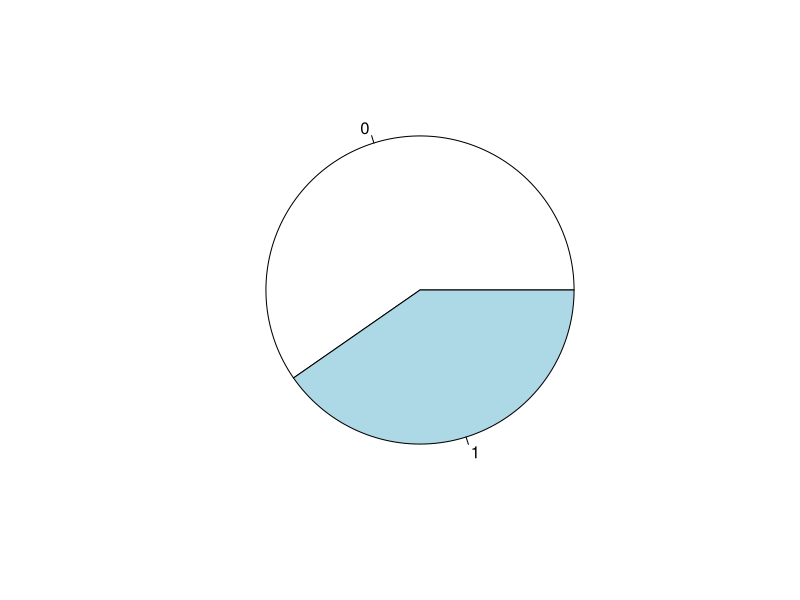
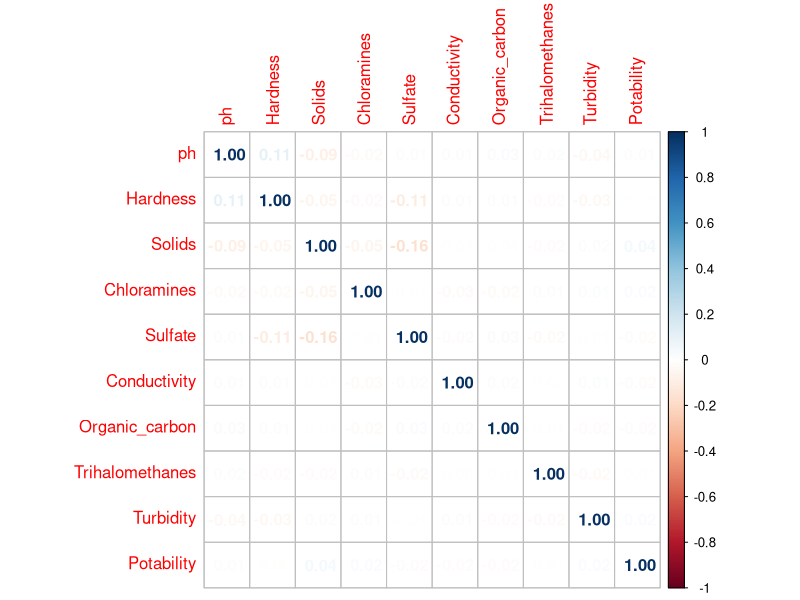
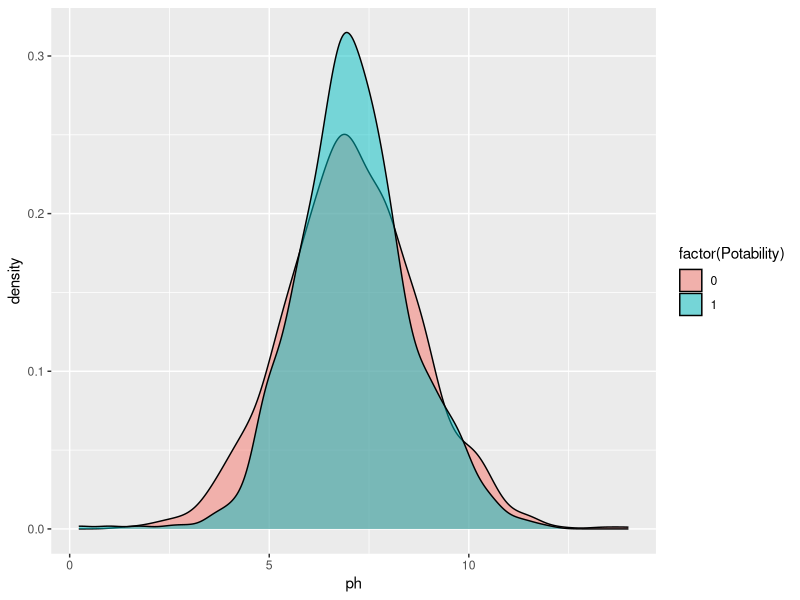
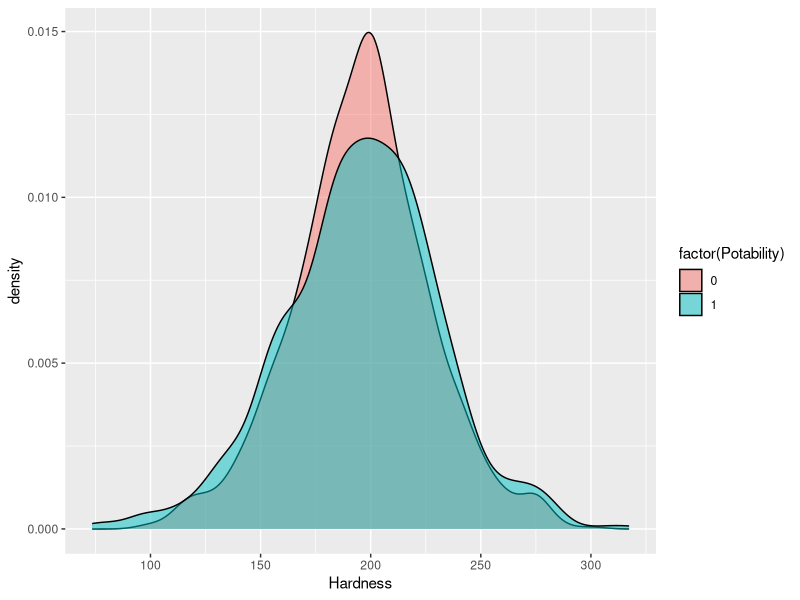
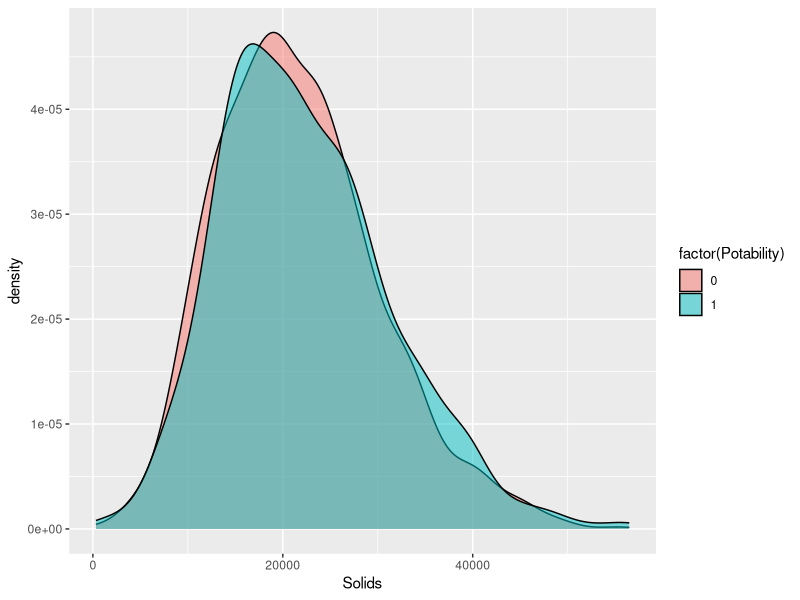
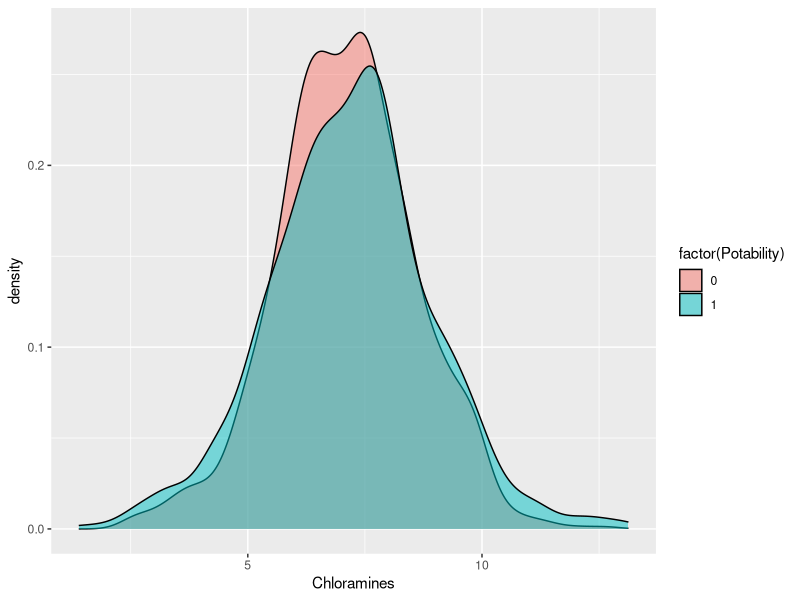
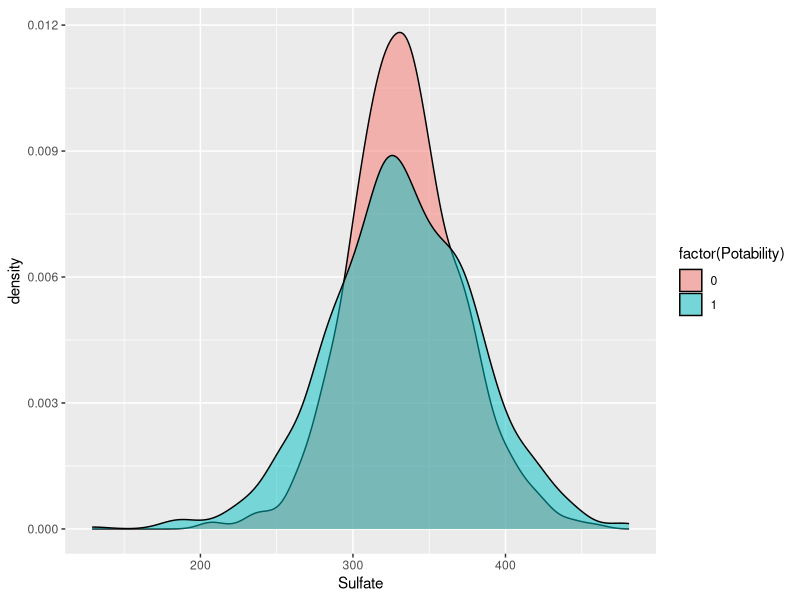
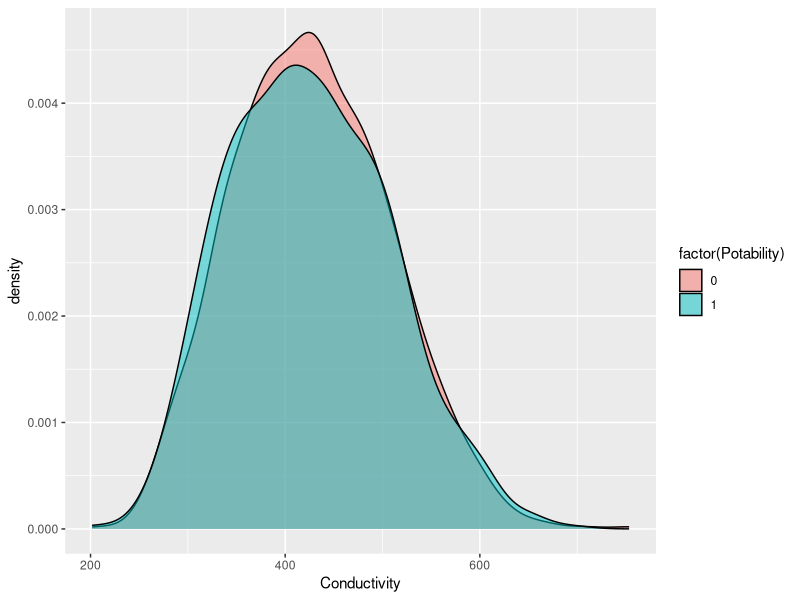

Reproduce these figures in R, in order.
## ---- chunk 1
knitr::opts_chunk$set(echo = TRUE)
## ---- chunk 2
datos_agua <-read.csv("water_potability.csv")
names(datos_agua)
summary(datos_agua)
## ---- chunk 3
#Grafico de potabilidad y ver la relación entre las variables
pie(table(datos_agua$Potability))
## ---- chunk 4
library(corrplot)
Mcor <- cor(datos_agua)
corrplot(Mcor, method = c("number"))
Mcor
## ---- chunk 5
#Hacemos el árbol de decisión
library(rpart)
decision_tree <- rpart(Potability ~ ph +Hardness + Solids + Chloramines + Sulfate + Conductivity + Organic_carbon + Trihalomethanes + Turbidity, data = datos_agua, method = "class")

#Guardamos el árbol en una imagen
png("arbol_decision_potability.png", width = 800, height = 600)
plot(decision_tree)
text(decision_tree)
dev.off()
## ---- chunk 6
#Dividimos los datos en set de entrenamiento y set de testeo
indice <- sample(nrow(datos_agua), 0.75*nrow(datos_agua))
datos_entreno <- datos_agua[indice, ]
datos_test <- datos_agua[-indice, ]
## ---- chunk 7
#Hacemos el árbol de decisión con los datos de entreno
modelo_entreno <- rpart(Potability ~ ph +Hardness + Solids + Chloramines + Sulfate + Conductivity + Organic_carbon + Trihalomethanes + Turbidity, data = datos_entreno, method = "class")
#Realizamos las predicciones con el modelo de entreno y los datos de prueba/test
predicciones <- predict(modelo_entreno, newdata = datos_test, type = "class")
library(caret)
referencia <- factor(datos_test$Potability)
#Comprobamos que tengan el mismo número de variables
length(referencia)
length(predicciones)
#Realizamos la confusionMatrix
confusionMatrix(data = predicciones, reference = referencia)
## ---- chunk 8
tabla <- table(datos_agua$Potability)
cero <- (tabla[1]/sum(tabla))*100
uno <- (tabla[2]/sum(tabla))*100
tabla[1] <- cero
tabla[2] <- uno
tabla
## ---- chunk 9
library("ggplot2")
ggplot(datos_agua, aes(x=ph)) + geom_density(aes(fill=factor(Potability)), alpha=0.5)
## ---- chunk 10
ggplot(datos_agua, aes(x=Hardness)) + geom_density(aes(fill=factor(Potability)), alpha=0.5)
## ---- chunk 11
ggplot(datos_agua, aes(x=Solids)) + geom_density(aes(fill=factor(Potability)), alpha=0.5)
## ---- chunk 12
ggplot(datos_agua, aes(x=Chloramines)) + geom_density(aes(fill=factor(Potability)), alpha=0.5)
## ---- chunk 13
ggplot(datos_agua, aes(x=Sulfate)) + geom_density(aes(fill=factor(Potability)), alpha=0.5)
## ---- chunk 14
ggplot(datos_agua, aes(x=Conductivity)) + geom_density(aes(fill=factor(Potability)), alpha=0.5)
## ---- chunk 15
ggplot(datos_agua, aes(x=Organic_carbon)) + geom_density(aes(fill=factor(Potability)), alpha=0.5)
## ---- chunk 16
ggplot(datos_agua, aes(x=Trihalomethanes)) + geom_density(aes(fill=factor(Potability)), alpha=0.5)
## ---- chunk 17
ggplot(datos_agua, aes(x=Turbidity)) + geom_density(aes(fill=factor(Potability)), alpha=0.5)
## ---- chunk 18
names(modelo_entreno)
## ---- chunk 19
indice80 <- sample(nrow(datos_agua), 0.8*nrow(datos_agua))
datos_entreno80 <- datos_agua[indice80, ]
datos_test80 <- datos_agua[-indice80, ]
## ---- chunk 20

#Hacemos el árbol de decisión con los datos de entreno
modelo_entreno80 <- rpart(Potability ~ ph +Hardness + Solids + Chloramines + Sulfate + Conductivity + Organic_carbon + Trihalomethanes + Turbidity, data = datos_entreno80, method = "class")
#Realizamos las predicciones con el modelo de entreno y los datos de prueba/test
predicciones80 <- predict(modelo_entreno80, newdata = datos_test80, type = "class")
library(caret)
referencia80 <- factor(datos_test80$Potability)
#Comprobamos que tengan el mismo número de variables
length(referencia80)
length(predicciones80)
#Realizamos la confusionMatrix
confusionMatrix(data = predicciones80, reference = referencia80)
confusionMatrix(data = predicciones, reference = referencia)
## ---- chunk 21
tabla = matrix(c(0.3240, 0.6760, 0.6748,0.9055, 0.3275,0.6725,0.7173,0.7961),2,4,byrow=T)
colnames(tabla)=c("Error", "Exactitud", "Precisión", "Sensibilidad")
rownames(tabla)=c("75%", "80%")
tabla
